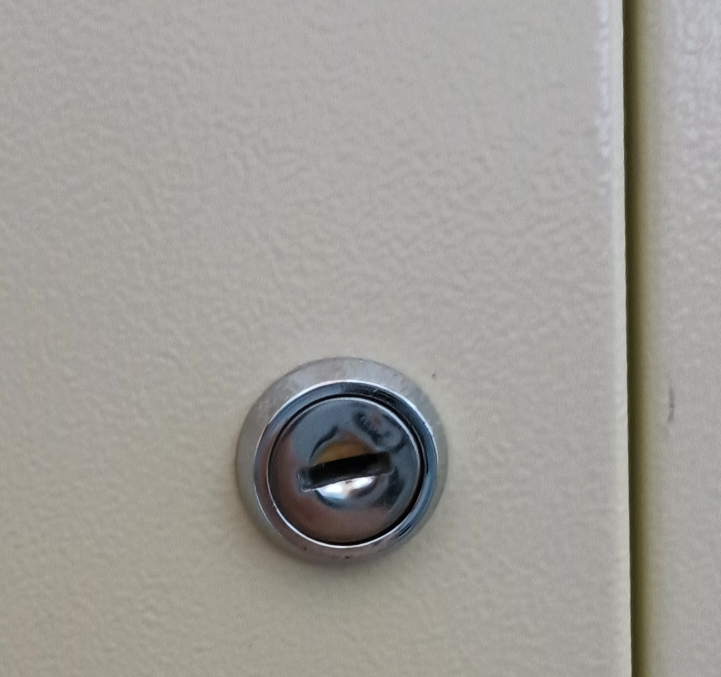
#> input picture 2024/CV/test.jpg, 1441 x 1353 px (shown at 1/2 size)
$ python -i edge_detection.py   (imports and definitions only)
#> lines starting #> are read from the running program, lines starting #| are printed output that depends on the picture
##核心实现1-边缘检测：
'''
2024-03-15 v1
该版本实现基本边缘检测，思想和问题：
1、高斯核创建强调sigma非零，指定基于核的大小给定合适值，
确保生成的高斯核足够平滑，同时又不至于过于模糊；
2、使用卷积近似替代偏导计算操作，卷积核先卷积，再与图片卷积，优化计算；
3、双门限的选择：使用原梯度的80%位数作为高门限，高门限的一半作为低门限，
解决门限设置不好把握大小的问题，实现自适应

后续修订以以下格式注明：
########## 版本号 ##########

# 原代码
# 改动代码
# 添加代码

#说明

############################
'''

import numpy as np
import math
import cv2
from scipy.signal import convolve2d

########## 2024-03-30 v1.2 ##########
# 添加代码

# 说明：
# 决定是否打印中间调试输出，后续应用条件不再作说明

DEBUG_MODE = False #默认不打印
############################

########## 2024-03-17 v1.1 ##########
# 添加代码

# 说明：
# 1、通过压缩图像来强化适合本任务（针对硬币图像的确定性、噪声）的边缘提取
# 2、同时服务于霍夫变换圆检测，减小运算量

def re_image(image_path, target_long_side = 128):
    #:param image_path 原始图像的文件路径
    #:param target_long_side 目标长边的大小（default:128）
    #:return 自适应缩放后的图像，为灰度图像

    # 读取原始图像，返回目标长边为target_long_side大小的自适应缩放图像
    image = cv2.imread(image_path, cv2.IMREAD_GRAYSCALE)

    # 获取原始图像的尺寸
    height, width = image.shape[:2]

    if DEBUG_MODE:
        print(f"image.shape:{image.shape}")

    # 确定长边和短边
    if height > width:
        long_side = height
        short_side = width
    else:
        long_side = width
        short_side = height

    # 根据长边的大小调整短边的大小，保持长宽比
    if long_side == height:
        new_height = target_long_side
        new_width = int(width * (target_long_side / height))
    else:
        new_width = target_long_side
        new_height = int(height * (target_long_side / width))

    # 压缩图像
    compressed_image = cv2.resize(image, (new_width, new_height))
    '''
    # 显示压缩后的图像
    cv2.namedWindow("Compressed Image", cv2.WINDOW_NORMAL)
    cv2.imshow('Compressed Image', compressed_image)
    cv2.waitKey(0)
    cv2.destroyAllWindows()
    '''
    return compressed_image
############################

def gaussian_kernel(size = 5, sigma = 0):
    # 创建一个高斯核
    #:param size 高斯核大小（default:5）
    #:param sigma 高斯核标准差（default:0）
    #:return 高斯核

    '''
    kernel = np.zeros((size, size))
    center = size // 2
    if sigma == 0:
        sigma = 0.3 * ((size - 1) * 0.5 - 1) + 0.8
    sum = 0
    for i in range(size):
        for j in range(size):
            x, y = i - center, j - center
            kernel[i, j] = np.exp(-(x**2 + y**2) / (2 * sigma**2))
            sum += kernel[i, j]
    return kernel / sum
    '''
    if sigma <= 0:
        sigma = 0.3 * ((size - 1) * 0.5 - 1) + 0.8
    kernel = np.fromfunction(lambda x, y: (1/(2*np.pi*sigma**2)) * np.exp(-((x - size//2)**2 + (y - size//2)**2) / (2*sigma**2)), (size, size))
    return kernel / np.sum(kernel)


def derivative_kernel(): # size):
    # 创建近似卷积核
    #:return x、y方向近似计算的偏导核

    kernel_x = np.float32([[0, 0, 0],
                         [0, -1, 1],
                         [0, 0, 0]])
    kernel_y = np.float32([[0, 1, 0],
                         [0, -1, 0],
                         [0, 0, 0]])
    '''
    # 创建一个用于计算x方向偏导的核
    kernel_x = np.zeros((size, size))
    for i in range(size):
        for j in range(size):
            kernel_x[i, j] = i - (size // 2)
    '''
    return kernel_x, kernel_y

def combine_kernels(gaussian, derivative):
    # 将高斯核和偏导数核结合，得到高斯偏导数核
    #:param gaussian 高斯核
    #:param derivative 偏导核
    #:return 卷积核的卷积结果

    # 进行二维卷积操作
    result = convolve2d(gaussian, derivative, mode='same', boundary='fill', fillvalue=0)
    return result #填充边界

def c_img(image, kernel):
    # 二维卷积操作
    #:param image 输入图像
    #:param kernel 卷积核
    #:return 卷积结果

    if DEBUG_MODE:
        print(kernel.shape, kernel)
    '''
    output = np.zeros_like(image)
    kernel_size = kernel.shape[0]
    padding = kernel_size // 2
    padded_image = np.pad(image, padding, 'constant')
    for i in range(image.shape[0]):
        for j in range(image.shape[1]):
            output[i, j] = np.sum(padded_image[i:i+kernel_size, j:j+kernel_size] * kernel)
            #ValueError: operands could not be broadcast together with shapes (25,25) (25,9)
    '''
    # 进行二维卷积操作(边界全零填充)
    output = convolve2d(image, kernel, mode='same', boundary='fill', fillvalue=0)
    return output

def gaussian_derivative(image, kernel_size1 = 5, sigma = 0):
    #:param image 输入图像
    #:param kernel_size1 用于生成高斯核的核大小（default:5）
    #:param sigma 高斯核的标准差（default:0——自适应计算）
    #:return 图像在 x 方向上的高斯偏导数，图像在 y 方向上的高斯偏导数

    # 计算高斯偏导数
    gaussian_kernel_ = gaussian_kernel(kernel_size1, sigma)
    derivative_kernel_x, derivative_kernel_y = derivative_kernel()
    combined_kernel_x = combine_kernels(gaussian_kernel_, derivative_kernel_x)
    combined_kernel_y = combine_kernels(gaussian_kernel_, derivative_kernel_y)
    return c_img(image, combined_kernel_x), c_img(image, combined_kernel_y)

def non_max_suppression(magnitude, angle):
    #:param magnitude 图像的梯度幅值
    #:param angle 图像的梯度方向
    #:return 执行非最大值抑制后的结果矩阵

    # 非最大值抑制
    rows, cols = magnitude.shape # 获取梯度幅值图像的行列数
    suppressed = np.zeros_like(magnitude) # 创建一个与梯度幅值图像大小相同的全零矩阵，用于存储非最大值抑制后的结果
    neighbor1 = 1000  # 设置默认值（设大一点）
    neighbor2 = 1000  # 设置默认值
    # 遍历梯度幅值图像的每个像素点
    for i in range(1, rows - 1):
        for j in range(1, cols - 1):
            current_angle = angle[i, j] # 获取当前像素点的梯度方向
            # 根据梯度方向选择邻域
            if (0 <= current_angle < np.pi / 8) or (15 * np.pi / 8 <= current_angle <= 2 * np.pi):
                neighbor1 = magnitude[i, j+1]
                neighbor2 = magnitude[i, j-1]
                # print("neighbor", neighbor1, neighbor2)
            elif (np.pi / 8 <= current_angle < 3 * np.pi / 8) or (9 * np.pi / 8 <= current_angle < 11 * np.pi / 8):
                neighbor1 = magnitude[i-1, j+1]
                neighbor2 = magnitude[i+1, j-1]
            elif (3 * np.pi / 8 <= current_angle < 5 * np.pi / 8) or (11 * np.pi / 8 <= current_angle < 13 * np.pi / 8):
                neighbor1 = magnitude[i-1, j]
                neighbor2 = magnitude[i+1, j]
            elif (5 * np.pi / 8 <= current_angle < 7 * np.pi / 8) or (13 * np.pi / 8 <= current_angle < 15 * np.pi / 8):
                neighbor1 = magnitude[i-1, j-1]
                neighbor2 = magnitude[i+1, j+1]
            # 只有在当前点是局部最大值时才保留
            if magnitude[i, j] >= neighbor1 and magnitude[i, j] >= neighbor2:
                suppressed[i, j] = magnitude[i, j]
                # print("remain")
    # 返回经过非最大值抑制处理后的结果矩阵
    return suppressed

def double_threshold(magnitude, suppressed):
    # 应用双门限（门限选择要合适，太大则没有一个点被保留）
    #:param magnitude 图像的梯度幅值
    #:param suppressed 执行非最大值抑制后的结果矩阵
    #:return 强边，弱边

    # 计算高阈值和低阈值
    high = np.percentile(magnitude, 80) # 梯度幅度的 80% 分位数，运算时在不改变原数据情况下进行排序并选取
    low = high * 0.5

    if DEBUG_MODE:
        print(f"high:{high}, low:{low}")

    strong = np.zeros_like(suppressed) # 创建与输入的抑制后图像大小相同的全零矩阵，用于存储强边缘的结果
    weak = np.zeros_like(suppressed) # 创建与输入的抑制后图像大小相同的全零矩阵，用于存储弱边缘的结果
    strong[suppressed >= high] = 1 # 大于等于高阈值的像素点标记为强边缘
    weak[(suppressed < high) & (suppressed >= low)] = 1 #介于高阈值和低阈值之间的像素点标记为弱边缘
    return strong, weak

def hysteresis(strong, weak):
    # 使用滞后阈值跟踪边缘
    # 思想：细边与粗边相连的可能是有效边，如果某个弱边缘像素点周围存在强边缘像素点，则将其标记为强边缘
    #:param strong 强边
    #:param weak 弱边
    #:return 更新后的强边缘图像

    rows, cols = strong.shape # 获取强边缘图像的行列数
    # 遍历强边缘图像的每个像素点
    for i in range(1, rows - 1):
        for j in range(1, cols - 1):
            if strong[i, j] == 1:
                continue
            # 如果当前像素点是弱边缘，则检查其周围8个邻域像素点
            # 如果有任何一个像素点是强边缘，则将当前像素点标记为强边缘
            if weak[i, j] == 1:
                if (strong[i-1, j-1] == 1 or strong[i-1, j] == 1 or strong[i-1, j+1] == 1 or
                    strong[i, j-1] == 1 or strong[i, j+1] == 1 or
                    strong[i+1, j-1] == 1 or strong[i+1, j] == 1 or strong[i+1, j+1] == 1):
                    strong[i, j] = 1
    # 返回更新后的边缘图像（更连续）
    return strong

def edge_detection(image_path):
    # 读取图像
    #:param image_path 图像路径
    #:return 最终边缘，原图像x、y方向偏导，图像的梯度方向

    ########## 2024-03-17 v1.1 ##########
    # 原代码
    #image = cv2.imread(image_path, 0)  # 读取图像为灰度
    # 改动代码

    # 说明：re_image函数调用，返回自适应压缩后的图像

    image = re_image(image_path)
    ############################

    if image is None:
        print("Could not read the image.")
        return

    # 计算高斯偏导数
    gx, gy = gaussian_derivative(image, kernel_size1 = 5, sigma = 0.6)
#> in c_img (call 2), `output = convolve2d(image, kernel, mode='same', boundary='fill', fillv..`:
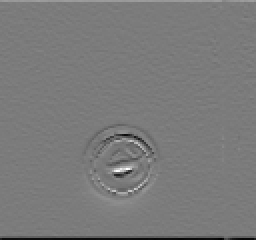
#> output: shape (120, 128) float64 (shown 2 times larger); min -117.3, max 123.6, mean -1.3; drawn with min black and max white

    if DEBUG_MODE:
        print('gaosi ok')
        print("gx", gx)
        print("gy", gy)

    # 计算梯度幅度和方向
    magnitude = np.sqrt(gx**2 + gy**2)
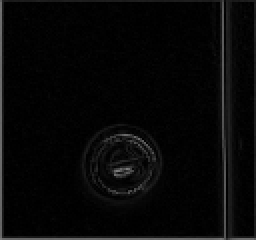
#> magnitude: shape (120, 128) float64 (shown 2 times larger); min 0.0335, max 124.3, mean 8
    angle = np.arctan2(gy, gx)
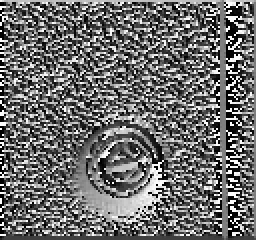
#> angle: shape (120, 128) float64 (shown 2 times larger); min -3.14, max 3.14, mean -0.443; drawn with min black and max white

    if DEBUG_MODE:
        print('deta ok')
        print("magnitude", magnitude)
        print("angle", angle)

    # 非最大值抑制
    suppressed = non_max_suppression(magnitude, angle)
#> after the loop in non_max_suppression, `for i in range(1, rows - 1):`:
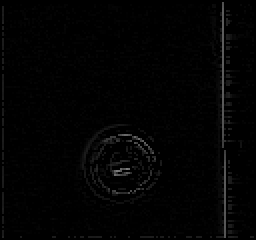
#> suppressed: shape (120, 128) float64 (shown 2 times larger); min 0, max 124.3, mean 3.1

    if DEBUG_MODE:
        print('nms ok')

    # 应用双门限
    strong, weak = double_threshold(magnitude, suppressed) # 自适应高门限、低门限
#> in double_threshold, `high = np.percentile(magnitude, 80)`: high = 6.44
#> in double_threshold, `low = high * 0.5`: low = 3.22
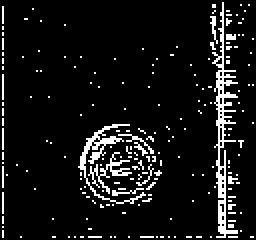
#> strong: shape (120, 128) float64 (shown 2 times larger); values 0 (black) and 1 (white), 8.4% white in thin lines or dots
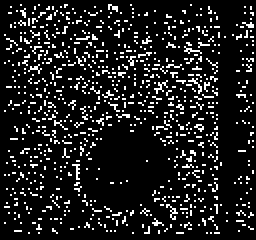
#> weak: shape (120, 128) float64 (shown 2 times larger); values 0 (black) and 1 (white), 12% white in thin lines or dots

    if DEBUG_MODE:
        print('the ok')

    # 使用滞后阈值跟踪边缘
    final_edges = hysteresis(strong, weak)
#> after the loop in hysteresis, `for i in range(1, rows - 1):`:
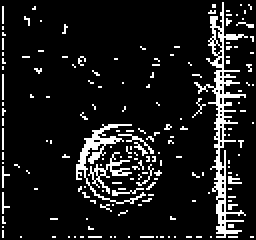
#> strong: shape (120, 128) float64 (shown 2 times larger); values 0 (black) and 1 (white), 10.7% white in thin lines or dots

    if DEBUG_MODE:
        print('edge ok')
        print(np.all(final_edges == 0))
        print(np.count_nonzero(final_edges))

    # 可视化结果
    cv2.namedWindow("Edge Detection", cv2.WINDOW_NORMAL)
    cv2.imshow('Edge Detection', (final_edges * 255).astype(np.uint8))
    cv2.waitKey(0)
    cv2.destroyAllWindows()

    return final_edges, gx, gy, angle

# 使用函数
# edge_detection('./test.jpg')

>>> result = edge_detection('test.jpg')
